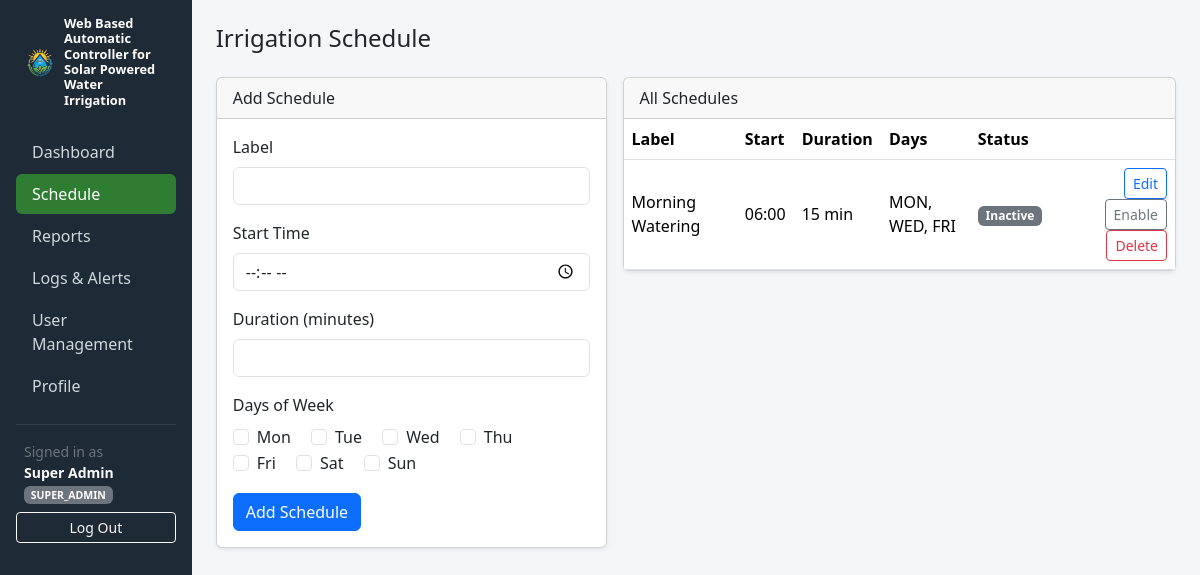
The page /admin/schedule.php (signed in) on the database its author committed.
### tables this page shows
CREATE TABLE IF NOT EXISTS schedules (
    id INT AUTO_INCREMENT PRIMARY KEY,
    label VARCHAR(100) NOT NULL,
    start_time TIME NOT NULL,
    duration_minutes INT NOT NULL,
    days_of_week SET('mon','tue','wed','thu','fri','sat','sun') NOT NULL,
    is_active TINYINT(1) NOT NULL DEFAULT 1,
    created_by INT NULL,
    created_at DATETIME NOT NULL DEFAULT CURRENT_TIMESTAMP,
    updated_at DATETIME NOT NULL DEFAULT CURRENT_TIMESTAMP ON UPDATE CURRENT_TIMESTAMP,
    FOREIGN KEY (created_by) REFERENCES users(id) ON DELETE SET NULL
);

### config/bootstrap.php (called while the page is built, shortened)
<?php
require_once __DIR__ . '/database.php';
spl_autoload_register(function (string $class) {
    $dirs = [
        __DIR__ . '/../src/models/',
        __DIR__ . '/../src/services/',
        __DIR__ . '/../src/controllers/',
    ];
    foreach ($dirs as $dir) {
        $path = $dir . $class . '.php';
        if (file_exists($path)) {
            return;
        }
    }
});

### config/database.php (called while the page is built, shortened)
<?php
function getDb(): PDO
{
    static $pdo = null;
    if ($pdo === null) {
        $dsn = 'mysql:host=' . DB_HOST . ';dbname=' . DB_NAME . ';charset=utf8mb4';
        $pdo = new PDO($dsn, DB_USER, DB_PASS, [
            PDO::ATTR_ERRMODE => PDO::ERRMODE_EXCEPTION,
            PDO::ATTR_DEFAULT_FETCH_MODE => PDO::FETCH_ASSOC,
            PDO::ATTR_EMULATE_PREPARES => false,
        ]);
    }
    return $pdo;
}

### src/models/Schedule.php (called while the page is built, shortened)
<?php
class Schedule
{
    public static function all(): array
    {
        $stmt = getDb()->query('SELECT * FROM schedules ORDER BY start_time ASC');
        return $stmt->fetchAll();
    }
}

### public/admin/schedule.php (the view, shortened to what this page needs)
<?php
require_once __DIR__ . '/../../config/bootstrap.php';
$editing = null;
$dayOptions = ['mon' => 'Mon', 'tue' => 'Tue', 'wed' => 'Wed', 'thu' => 'Thu', 'fri' => 'Fri', 'sat' => 'Sat', 'sun' => 'Sun'];
$schedules = Schedule::all();
include __DIR__ . '/partials/head.php';
include __DIR__ . '/partials/sidebar.php';
?>
<h4 class="mb-4">Irrigation Schedule</h4>
<div class="row g-3">
    <div class="col-md-5">
        <div class="card shadow-sm">
            <div class="card-header"><?= $editing ? 'Edit Schedule' : 'Add Schedule' ?></div>
            <div class="card-body">
                <form method="post" action="<?= BASE_URL ?>/admin/schedule.php">
                    <div class="mb-3">
                        <label class="form-label">Label</label>
                        <input type="text" name="label" class="form-control" required
                               value="<?= htmlspecialchars($editing['label'] ?? '') ?>">
                    </div>
                    <div class="mb-3">
                        <label class="form-label">Start Time</label>
                        <input type="time" name="start_time" class="form-control" required
                               value="<?= htmlspecialchars($editing['start_time'] ?? '') ?>">
                    </div>
                    <div class="mb-3">
                        <label class="form-label">Duration (minutes)</label>
                        <input type="number" name="duration_minutes" min="1" class="form-control" required
                               value="<?= htmlspecialchars((string) ($editing['duration_minutes'] ?? '')) ?>">
                    </div>
                    <div class="mb-3">
                        <label class="form-label d-block">Days of Week</label>
                        <?php
                        $selectedDays = $editing ? explode(',', $editing['days_of_week']) : [];
                        foreach ($dayOptions as $key => $label):
                        ?>
                            <div class="form-check form-check-inline">
                                <input class="form-check-input" type="checkbox" name="days[]" value="<?= $key ?>"
                                       id="day_<?= $key ?>" <?= in_array($key, $selectedDays, true) ? 'checked' : '' ?>>
                                <label class="form-check-label" for="day_<?= $key ?>"><?= $label ?></label>
                            </div>
                        <?php endforeach; ?>
                    </div>
                    <button type="submit" class="btn btn-primary"><?= $editing ? 'Update' : 'Add Schedule' ?></button>
                </form>
            </div>
        </div>
    </div>
    <div class="col-md-7">
        <div class="card shadow-sm">
            <div class="card-header">All Schedules</div>
            <div class="table-responsive">
                <table class="table table-hover mb-0 align-middle">
                    <thead>
                        <tr>
                            <th>Label</th>
                            <th>Start</th>
                            <th>Duration</th>
                            <th>Days</th>
                            <th>Status</th>
                            <th></th>
                        </tr>
                    </thead>
                    <tbody>
                        <?php foreach ($schedules as $s): ?>
                            <tr>
                                <td><?= htmlspecialchars($s['label']) ?></td>
                                <td><?= htmlspecialchars(substr($s['start_time'], 0, 5)) ?></td>
                                <td><?= (int) $s['duration_minutes'] ?> min</td>
                                <td><?= htmlspecialchars(strtoupper(str_replace(',', ', ', $s['days_of_week']))) ?></td>
                                <td>
                                    <span class="badge <?= $s['is_active'] ? 'bg-success' : 'bg-secondary' ?>">
                                        <?= $s['is_active'] ? 'Active' : 'Inactive' ?>
                                    </span>
                                </td>
                                <td class="text-end">
                                    <a href="<?= BASE_URL ?>/admin/schedule.php?edit=<?= (int) $s['id'] ?>" class="btn btn-sm btn-outline-primary">Edit</a>
                                    <form method="post" action="<?= BASE_URL ?>/admin/schedule.php" class="d-inline">
                                        <button type="submit" class="btn btn-sm btn-outline-secondary">
                                            <?= $s['is_active'] ? 'Disable' : 'Enable' ?>
                                        </button>
                                    </form>
                                    <form method="post" action="<?= BASE_URL ?>/admin/schedule.php" class="d-inline"
                                          onsubmit="return confirm('Delete this schedule?');">
                                        <button type="submit" class="btn btn-sm btn-outline-danger">Delete</button>
                                    </form>
                                </td>
                            </tr>
                        <?php endforeach; ?>
                    </tbody>
                </table>
            </div>
        </div>
    </div>
</div>
<?php include __DIR__ . '/partials/footer.php'; ?>

### public/assets/css/app.css (style rules this page uses)
body { background-color: #f4f6f8; }

### rows shown on the page
schedules: label "Morning Watering", start_time "06:00", duration_minutes "15", days_of_week "MON, WED, FRI", is_active "Inactive"

### other values the page prints
$item['label'] "Dashboard"
$item['label'] "Schedule"
$item['label'] "Reports"
$item['label'] "Logs & Alerts"
$item['label'] "User Management"
$item['label'] "Profile"
$user['name'] "Super Admin"
$user['role'] "SUPER_ADMIN"
$label "Mon"
$label "Tue"
$label "Wed"
$label "Thu"
$label "Fri"
$label "Sat"
$label "Sun"
